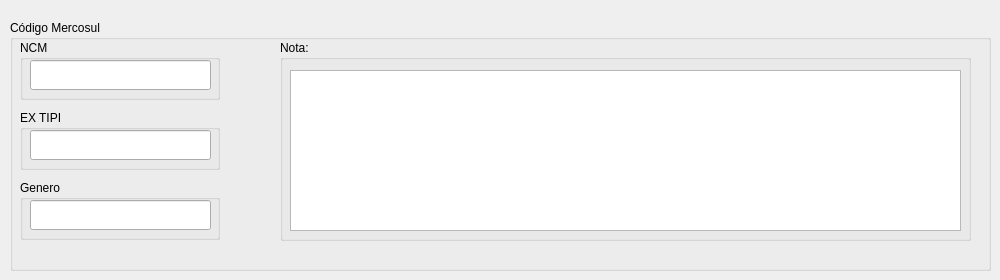
   <widget class="QWidget" name="TabCodMercosul">
    <attribute name="title">
     <string>Mercosul</string>
    </attribute>
    <widget class="QGroupBox" name="GBoxDataDocuments">
     <property name="geometry">
      <rect>
       <x>10</x>
       <y>20</y>
       <width>981</width>
       <height>251</height>
      </rect>
     </property>
     <property name="title">
      <string>Código Mercosul</string>
     </property>
     <widget class="QGroupBox" name="GBoxProductNCMCode">
      <property name="geometry">
       <rect>
        <x>10</x>
        <y>20</y>
        <width>200</width>
        <height>60</height>
       </rect>
      </property>
      <property name="title">
       <string>NCM</string>
      </property>
      <widget class="QLineEdit" name="LEditProductNCMCode">
       <property name="geometry">
        <rect>
         <x>10</x>
         <y>20</y>
         <width>181</width>
         <height>30</height>
        </rect>
       </property>
       <property name="toolTip">
        <string>Informar o NCM Mercosul do Produto...</string>
       </property>
       <property name="alignment">
        <set>Qt::AlignCenter</set>
       </property>
      </widget>
     </widget>
     <widget class="QGroupBox" name="GBoxNoteDocs">
      <property name="geometry">
       <rect>
        <x>270</x>
        <y>20</y>
        <width>691</width>
        <height>201</height>
       </rect>
      </property>
      <property name="title">
       <string>Nota:</string>
      </property>
      <widget class="QTextEdit" name="TEditNoteDocs">
       <property name="geometry">
        <rect>
         <x>10</x>
         <y>30</y>
         <width>671</width>
         <height>161</height>
        </rect>
       </property>
       <property name="toolTip">
        <string>Informar uma Observação...</string>
       </property>
      </widget>
     </widget>
     <widget class="QGroupBox" name="GBoxProductEXTIPICode">
      <property name="geometry">
       <rect>
        <x>10</x>
        <y>90</y>
        <width>200</width>
        <height>60</height>
       </rect>
      </property>
      <property name="title">
       <string>EX TIPI</string>
      </property>
      <widget class="QLineEdit" name="LEditProductEXTIPICode">
       <property name="geometry">
        <rect>
         <x>10</x>
         <y>20</y>
         <width>181</width>
         <height>30</height>
        </rect>
       </property>
       <property name="toolTip">
        <string>Informar o TIPI do Produto...</string>
       </property>
       <property name="alignment">
        <set>Qt::AlignCenter</set>
       </property>
      </widget>
     </widget>
     <widget class="QGroupBox" name="GBoxProductNCMGender">
      <property name="geometry">
       <rect>
        <x>10</x>
        <y>160</y>
        <width>200</width>
        <height>60</height>
       </rect>
      </property>
      <property name="title">
       <string>Genero</string>
      </property>
      <widget class="QLineEdit" name="LEditProductNCMGender">
       <property name="geometry">
        <rect>
         <x>10</x>
         <y>20</y>
         <width>181</width>
         <height>30</height>
        </rect>
       </property>
       <property name="toolTip">
        <string>Informar o Genero do Produto...</string>
       </property>
       <property name="alignment">
        <set>Qt::AlignCenter</set>
       </property>
      </widget>
     </widget>
    </widget>
   </widget>
